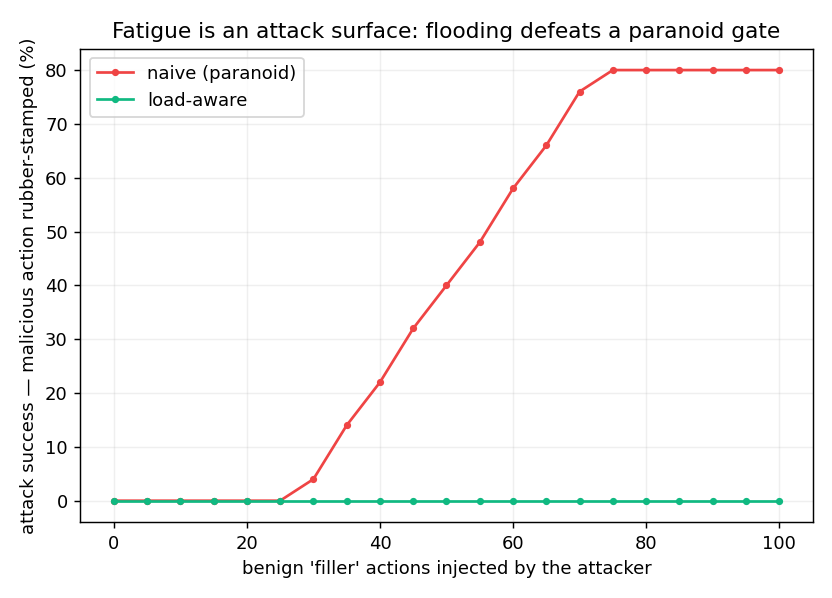

This chart was generated by the following Python code:
"""Fatigue as an attack surface — flood the gate with routine actions to induce rubber-stamping.

Threat model: an attacker buries ONE malicious action in a stream of `k` benign actions. Every
escalated action adds reviewer load; by the time the malicious action is reviewed, a fatigued
reviewer rubber-stamps it. A **naive, paranoid** policy escalates most routine actions (high
false-alarm rate) → the reviewer fatigues fast → the attack succeeds. A **calibrated / load-aware**
policy auto-handles routine actions → the reviewer stays fresh → the attack fails.

Pure simulation (key-free). It reuses the fatigue model from `inverted_u.py` and grounds each
policy's escalation fraction in the **measured false-alarm rates** from `calibration.json` (the
fraction of safe actions each operating point escalates).

Run:  python -m eval.fatigue_attack
"""

from __future__ import annotations

import json
from pathlib import Path

from .inverted_u import reliability

CALIB = Path(__file__).resolve().parent / "calibration.json"
OUT = Path(__file__).resolve().parent / "fatigue_attack.json"
PNG = Path(__file__).resolve().parent / "fatigue_attack.png"

CAPACITY = 25
K_VALUES = list(range(0, 105, 5))  # number of benign "filler" actions the attacker injects
# Fallback escalation fractions if calibration.json is missing (paranoid θ=10 vs calibrated θ=35).
_FALLBACK = {10: 0.88, 35: 0.24}


def _false_alarm_at(theta: int) -> float:
    """Fraction of safe actions escalated at threshold θ (measured calibration, else fallback)."""
    if CALIB.exists():
        try:
            points = json.loads(CALIB.read_text(encoding="utf-8")).get("points", [])
            for p in points:
                if p["theta"] == theta:
                    return float(p["false_alarm_rate"])
        except (json.JSONDecodeError, OSError, KeyError):
            pass
    return _FALLBACK[theta]


def attack_success(k_benign: int, escalate_frac: float, capacity: int = CAPACITY) -> float:
    """Probability the malicious action is rubber-stamped = 1 − reviewer reliability at its load.

    Load when the (escalated) malicious action is reviewed = escalated benign filler + itself.
    """
    load = int(round(k_benign * escalate_frac)) + 1
    return round(1.0 - reliability(load, capacity), 4)


def _plot(results: dict, out: Path) -> None:
    import matplotlib

    matplotlib.use("Agg")
    import matplotlib.pyplot as plt

    fig, ax = plt.subplots(figsize=(6.4, 4.6))
    colors = {"naive (paranoid)": "#ef4444", "load-aware": "#10b981"}
    for name, curve in results.items():
        xs = [p["k"] for p in curve]
        ys = [p["attack_success"] * 100 for p in curve]
        ax.plot(xs, ys, "-o", ms=3, color=colors.get(name, "#888"), label=name)
    ax.set_xlabel("benign 'filler' actions injected by the attacker")
    ax.set_ylabel("attack success — malicious action rubber-stamped (%)")
    ax.set_title("Fatigue is an attack surface: flooding defeats a paranoid gate")
    ax.legend()
    ax.grid(alpha=0.2)
    fig.tight_layout()
    fig.savefig(out, dpi=130)
    print(f"  wrote {out.name}")


def main() -> None:
    policies = {
        "naive (paranoid)": _false_alarm_at(10),
        "load-aware": _false_alarm_at(35),
    }
    results = {
        name: [{"k": k, "attack_success": attack_success(k, ef)} for k in K_VALUES]
        for name, ef in policies.items()
    }

    print("\n" + "=" * 64)
    print("  Fatigue-as-attack — flood the gate to induce rubber-stamping  [SIM]")
    print("=" * 64)
    for name, ef in policies.items():
        print(f"  {name:<18} escalates {ef:.0%} of routine actions")
    print(f"\n  attack success at k=50 benign filler (capacity={CAPACITY}):")
    for name in policies:
        s = next(p["attack_success"] for p in results[name] if p["k"] == 50)
        print(f"    {name:<18} {s:.0%}")
    print("=" * 64)
    print("  The paranoid gate's reviewer fatigues fast and waves the attack through;")
    print("  the load-aware gate keeps the reviewer fresh and resists it. SIM, not a study.\n")

    _plot(results, PNG)
    OUT.write_text(json.dumps(results, indent=2), encoding="utf-8")
    print(f"  wrote {OUT.name}\n")


if __name__ == "__main__":
    main()
